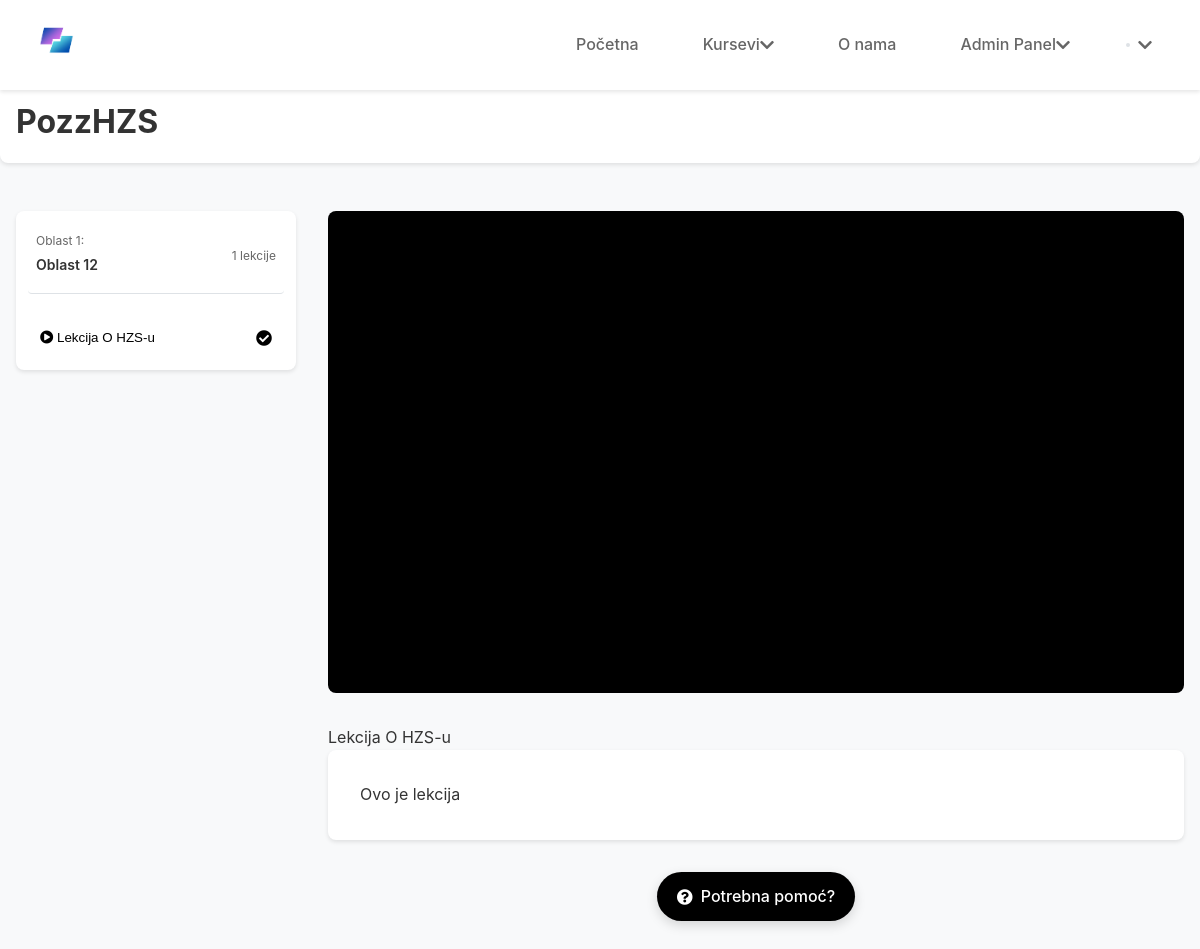
Page /course/pozzhzs/content/ (signed in) on the committed database.
### myapp/models.py (models this page shows, shortened)
class Course(models.Model):
    LANGUAGE_CHOICES = [
        ('en', 'Engleski'),
        ('sr', 'Srpski'),
        ('de', 'Nemački'),
        ('fr', 'Francuski'),
        ('es', 'Španski')
    ]
    STATUS_CHOICES = [
        ('draft', 'Draft'),
        ('published', 'Published')
    ]
    title = models.CharField(max_length=200)
    slug = models.SlugField(unique=True)
    description = models.TextField()
    topic = models.ForeignKey(Topic, on_delete=models.CASCADE)
    instructor = models.ForeignKey(User, on_delete=models.CASCADE)
    created_at = models.DateTimeField(auto_now_add=True)
    updated_at = models.DateTimeField(auto_now=True)
    language = models.CharField(max_length=2, choices=LANGUAGE_CHOICES, default='en')
    status = models.CharField(max_length=10, choices=STATUS_CHOICES, default='draft')
    is_free = models.BooleanField(default=False)
    price = models.DecimalField(max_digits=10, decimal_places=2, default=0.00)
    image = models.ImageField(upload_to='course_images/')
    enrolled_students = models.ManyToManyField(User, through='CourseEnrollment', related_name='enrolled_courses')
    is_featured = models.BooleanField(default=False)
    def get_progress(self, user):
        if not user.is_authenticated:
            return 0
        total_lessons = Lesson.objects.filter(section__course=self).count()
        if total_lessons == 0:
            return 0
        completed_lessons = LessonCompletion.objects.filter(
            user=user,
            lesson__section__course=self
        ).count()
        return int((completed_lessons / total_lessons) * 100)

class CourseSection(models.Model):
    course = models.ForeignKey(Course, on_delete=models.CASCADE)
    title = models.CharField(max_length=200)
    order = models.IntegerField(default=0)
    class Meta:
        ordering = ['order']

class Lesson(models.Model):
    section = models.ForeignKey(CourseSection, on_delete=models.CASCADE)
    title = models.CharField(max_length=200)
    content = models.TextField()
    video_url = models.URLField(blank=True, null=True)
    order = models.IntegerField(default=0)
    class Meta:
        ordering = ['order']

### myapp/views.py (the view)
# urls.py: path('course/<slug:slug>/content/', views.course_content, name='course_content'),
@login_required
def course_content(request, slug):
    course = get_object_or_404(Course, slug=slug)
    if not CourseEnrollment.objects.filter(user=request.user, course=course).exists():
        messages.error(request, 'Morate biti upisani da biste pristupili sadržaju kursa.')
        return redirect('course_detail', slug=slug)
    sections = CourseSection.objects.filter(course=course).prefetch_related('lesson_set')
    completed_lessons = LessonCompletion.objects.filter(
        user=request.user,
        lesson__section__course=course
    ).values_list('lesson_id', flat=True)
    for section in sections:
        for lesson in section.lesson_set.all():
            if lesson.video_url:
                if 'youtube.com/watch?v=' in lesson.video_url:
                    video_id = lesson.video_url.split('v=')[1].split('&')[0]
                    lesson.video_url = f'https://www.youtube.com/embed/{video_id}'
                elif 'youtu.be/' in lesson.video_url:
                    video_id = lesson.video_url.split('/')[-1]
                    lesson.video_url = f'https://www.youtube.com/embed/{video_id}'
    context = {
        'course': course,
        'sections': sections,
        'completed_lessons': completed_lessons,
        'progress': course.get_progress(request.user)
    }
    return render(request, 'course_content.html', context)

### myapp/templates/course_content.html (shortened to what this page needs)
{% extends "base.html" %}
{% load static %}
{% block content %}
<div class="course-container">
    <div class="course-header">
        <h1>{{ course.title }}</h1>
    </div>
    <div class="course-layout">
        <div class="course-sidebar">
            <div class="sections-list">
                {% for section in sections %}
                <div class="section">
                    <div class="section-header">
                        <div class="section-title">
                            <span class="section-number">Oblast {{ forloop.counter }}:</span>
                            <h3>{{ section.title }}</h3>
                        </div>
                        <div class="section-info">
                            <span>{{ section.lesson_set.count }} lekcije</span>
                        </div>
                    </div>
                    <ul class="lessons">
                        {% for lesson in section.lesson_set.all %}
                        <li class="lesson {% if lesson.id in completed_lessons %}completed{% endif %}"
                            data-lesson-id="{{ lesson.id }}"
                            data-video-url="{{ lesson.video_url }}"
                            data-content="{{ lesson.content|escapejs }}">
                            <button class="lesson-link" onclick="showLesson({{ lesson.id }})">
                                <div class="lesson-info">
                                    <i class="fas fa-play-circle"></i>
                                    <span class="lesson-title">{{ lesson.title }}</span>
                                </div>
                                {% if lesson.id in completed_lessons %}
                                <i class="fas fa-check-circle completed-icon"></i>
                                {% endif %}
                            </button>
                        </li>
                        {% endfor %}
                    </ul>
                </div>
                {% endfor %}
            </div>
        </div>
        <div class="main-content">
            <div id="video-container" class="video-container">
            </div>
            <div class="lesson-details">
                <div id="lesson-title" class="lesson-title"></div>
                <div id="lesson-content" class="lesson-content"></div>
            </div>
            <div class="help-button-container">
                <a href="https://localhost:5000/" class="help-button" target="_blank">
                    <i class="fas fa-question-circle"></i>
                    Potrebna pomoć?
                </a>
            </div>
        </div>
    </div>
</div>
{% endblock %}

### myapp/static/css/base.css (style rules this page uses)
*, *::before, *::after { margin: 0; padding: 0; box-sizing: border-box; }
:root { --primary-color: #1a73e8; --secondary-color: #8534a8; --text-primary: #333; --text-secondary: #666; --background-light: #f8f9fa; --background-dark: #212529; --border-color: #dee2e6; --shadow-sm: 0 2px 4px rgba(0,0,0,0.1); --shadow-md: 0 4px 6px rgba(0,0,0,0.1); --transition: all 0.3s ease; }
body { font-family: 'Inter', -apple-system, BlinkMacSystemFont, sans-serif; line-height: 1.6; color: var(--text-primary); background: var(--background-light); margin-top: 80px; }

### myapp/static/css/index.css (style rules this page uses)
.section-header { display: flex; justify-content: space-between; align-items: center; margin-bottom: 2rem; padding: 0 1rem; }

### myapp/static/css/course_detail.css (style rules this page uses)
.section-header { padding: 1rem; background: var(--bg-secondary); display: flex; justify-content: space-between; align-items: center; }
.section-header h3 { margin: 0; font-size: 1.1rem; }

### myapp/static/css/course_content.css (style rules this page uses)
.course-layout { display: flex; flex-direction: row; max-width: 1200px; margin: 0 auto; padding: 1rem; min-height: calc(100vh - var(--navbar-height)); }
.course-header { margin-bottom: 2rem; padding: 1rem; background: white; border-radius: 8px; box-shadow: var(--shadow-sm); }
.course-sidebar { flex: 0 0 280px; background: white; border-radius: 8px; box-shadow: var(--shadow-sm); position: sticky; top: 1rem; overflow-y: auto; max-height: calc(100vh - var(--navbar-height) - 2rem); height: fit-content; margin-right: 2rem; }
.main-content { flex: 1; min-width: 0; }
.sections-list { padding: 0.75rem; }
.section { margin-bottom: 1rem; border-bottom: 1px solid var(--border-color); padding-bottom: 1rem; }
.section:last-child { margin-bottom: 0; border-bottom: none; padding-bottom: 0; }
.section-header { padding: 0.5rem; background: var(--bg-secondary); border-radius: 4px; margin-bottom: 0.5rem; }
.section-title { color: var(--text-primary); }
.section-number { font-size: 0.75rem; color: var(--text-secondary); display: block; margin-bottom: 0.25rem; }
.section-title h3 { margin: 0; font-size: 0.875rem; font-weight: 600; }
.section-info { font-size: 0.75rem; color: var(--text-secondary); margin-top: 0.25rem; }
.lesson-link { width: 100%; padding: 0.75rem; display: flex; align-items: center; justify-content: space-between; border: none; background: transparent; cursor: pointer; transition: background 0.2s; }
.lesson.completed .lesson-link { background: var(--bg-success-light); }
.lesson-content { background: white; border-radius: 8px; padding: 2rem; box-shadow: var(--shadow-sm); width: 100%; max-width: 100%; overflow-x: hidden; word-wrap: break-word; }
.video-container { width: 100%; aspect-ratio: 16/9; margin-bottom: 2rem; background: black; border-radius: 8px; overflow: hidden; position: relative; }
.completed-icon { color: var(--success-color); font-size: 1rem; margin-left: auto; }
.help-button-container { width: 100%; max-width: 1200px; margin: 2rem auto; padding: 0 1rem; text-align: center; }
.help-button { display: inline-flex; align-items: center; gap: 0.5rem; padding: 0.75rem 1.25rem; background: #000000; color: white; border: none; border-radius: 50px; font-size: 1rem; font-weight: 500; text-decoration: none; box-shadow: 0 4px 12px rgba(0, 0, 0, 0.15); transition: all 0.3s ease; white-space: nowrap; }

### myapp/static/css/course_content_admin.css (style rules this page uses)
.section-header { display: flex; align-items: center; gap: 1rem; margin-bottom: 1.5rem; padding-bottom: 1rem; border-bottom: 1px solid var(--border-color); }

### rows in the picture
Course: title "PozzHZS"
CourseSection: title "Oblast 12", lesson_set.count "1"
Lesson: title "Lekcija O HZS-u"
